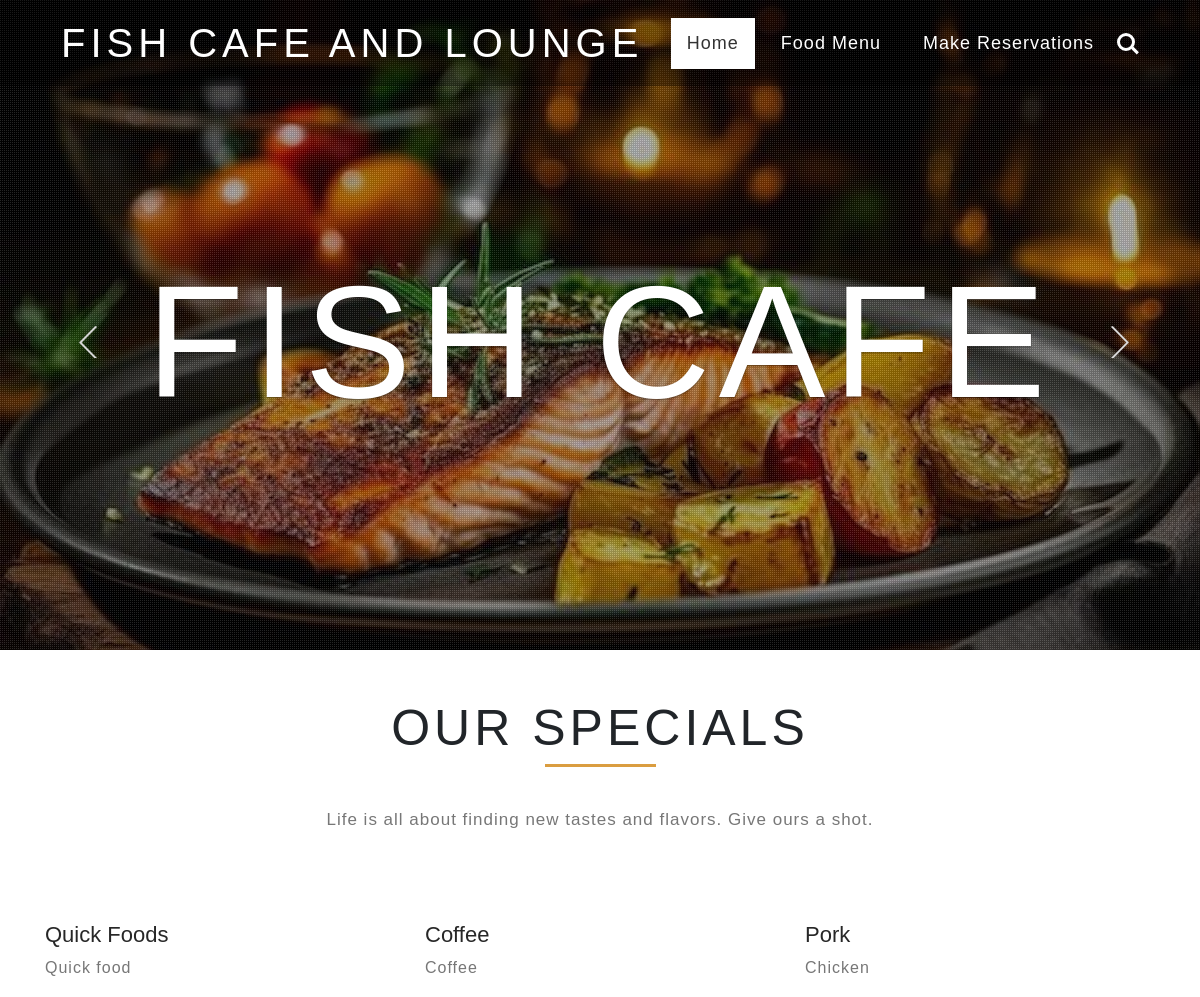
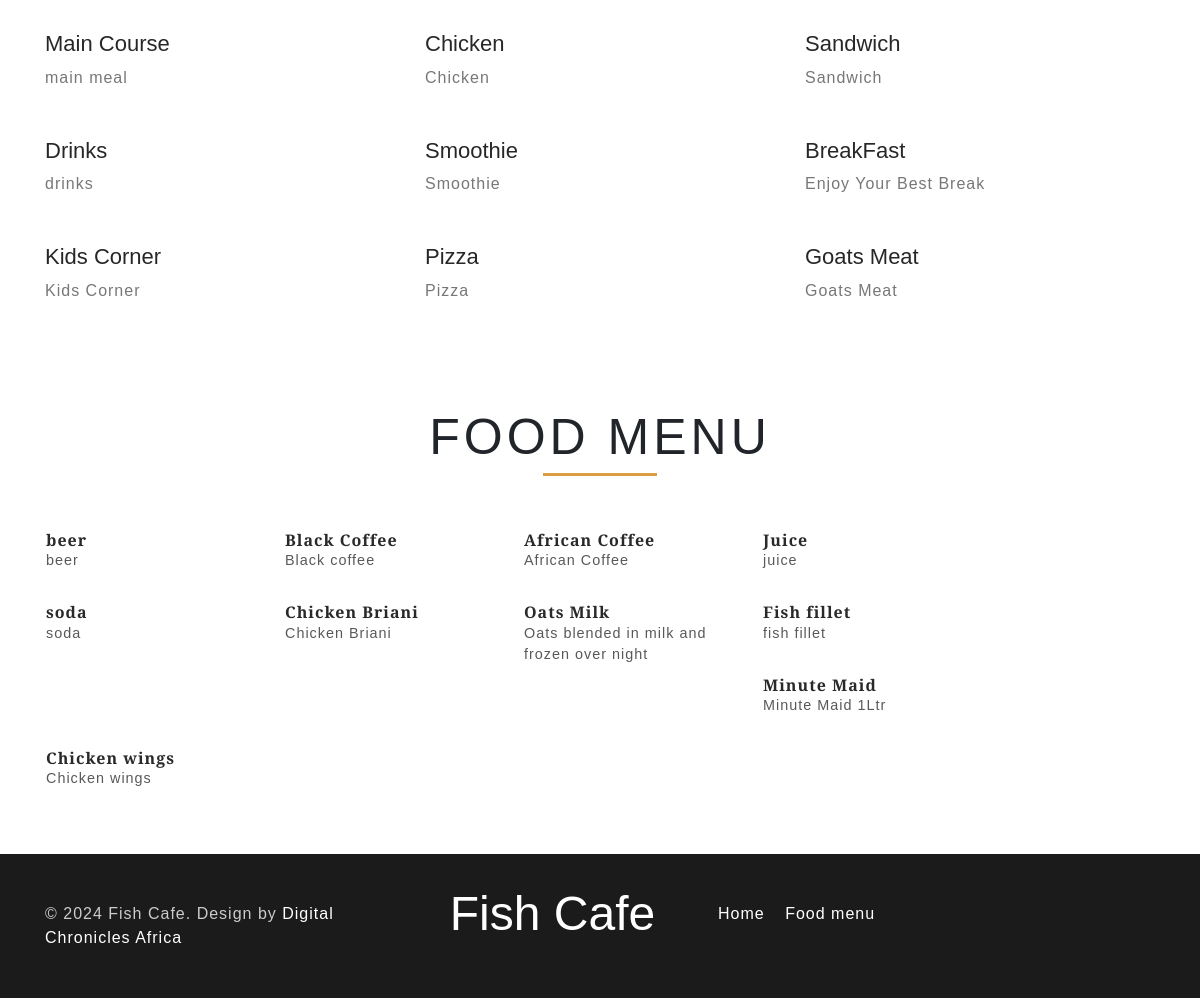
The page / on the database its author committed (2 pictures, top to bottom).
### inventory/models.py (models this page shows, shortened)
class Category(models.Model):
    GROUPING_CHOICES = (
        ("Starter", "Starter"),
        ("Main Dishes", "Main Dishes"),
        ("Desserts & Beverages", "Desserts & Beverages"),
    )
    name = models.CharField(max_length=100)
    description = models.CharField(max_length=100)
    image_url = models.ImageField(blank=True, null=True, upload_to="category_items")
    grouping = models.CharField(max_length=100, choices=GROUPING_CHOICES)

class MenuItem(models.Model):
    category = models.ForeignKey(Category, on_delete=models.CASCADE, related_name="menu_items")
    name = models.CharField(max_length=100)
    description = models.TextField()
    price = models.DecimalField(max_digits=10, decimal_places=2, default=Decimal('0.00'))
    is_available = models.BooleanField(default=True)
    image_url = models.ImageField(blank=True, null=True, upload_to="menu_items")

### web/views.py (the view)
# urls.py: 2. Add a URL to urlpatterns:  path('', views.home, name='home')
def home(request):
    dishes = Category.objects.order_by('?')[:12]
    foods = MenuItem.objects.order_by('?')[:10]
    return render(request, "index.html", {"dishes": dishes, "foods": foods})

### web/templates/index.html
{% extends 'homebase.html' %}
{% block content %}
{% include 'features/slider.html' %}
{% include 'features/aboutus.html' %}
{% include 'features/food.html' %}
{% endblock content %}

### web/templates/features/aboutus.html (shortened to what this page needs)
 {% load static %}
<section class="about py-5">
	<div class="container">
		<h3 class="heading text-center text-uppercase mb-5"> Our Specials </h3>
		<p class="aboutpara text-center">Life is all about finding new tastes and flavors. Give ours a shot. </p>
		<div class="row about_grids mt-5">
			{% for item in dishes %}
			<div class="col-md-4">
				<h3 class="mt-3 my-2 text-capitalize">{{item.name}}</h3>
				<p class="mb-2">{{item.description}}</p>
			</div>
			{% endfor %}
		</div>
	</div>
</section>

### web/templates/features/food.html (shortened to what this page needs)
{% load static %}
<section class="banner_bottom proj py-5">
    <div class="wrap_view">
        <h3 class="heading text-center text-uppercase mb-5"> Food Menu </h3>
        <div class="inner_sec">
            <ul class="portfolio-area">
                {% for item in foods %}
                    <li class="portfolio-item2 mb-2" data-id="id-4" data-type="cat-item-3">
                        <div>
                            <span class="image-block">
                                    <div class="port-info">
                                        <h5>{{item.name}}</h5>
                                        <p>{{item.description}}</p>
                                    </div>
                            </span>
                        </div>
                    </li>
                {% endfor %}
            </ul>
        </div>
    </div>
</section>

### static/css/style.css (style rules this page uses)
body { padding:0; margin:0; background:#fff; position:relative; font-family: 'Alegreya Sans', sans-serif; }
h1,h2,h3,h4,h5,h6 { margin:0; }
p { margin:0; }
ul { margin:0; padding:0; }
.about p.aboutpara { font-size: 17px; letter-spacing: 1px; color: #777; width: 80%; line-height: 28px; margin: 0 auto; }
.about_grids h3 { font-size: 22px; letter-spacing: 0px; color: #272727; }
.about_grids p { font-size: 16px; letter-spacing: 1px; color: #777; }
h1.heading,h2.heading,h3.heading { font-size: 50px; letter-spacing: 4px; position: relative; }
h1.heading:before,h2.heading:before,h3.heading:before { content: ''; background: #da9d40; height: 3px; width: 10%; bottom: -15%; left: 45%; position: absolute; }

### static/css/prettyPhoto.css (style rules this page uses)
.wrap_view { margin: 0 auto; width: 95%; }
.image-block { display: block; position: relative; }
.portfolio-area li { float: left; margin: 0 12px 0px 0; overflow: hidden; width: 288px; }
.port-info { background: #fff; padding: 0.5em 1em; transition: 0.5s all; -webkit-transition: 0.5s all; -moz-transition: 0.5s all; -o-transition: 0.5s all; -ms-transition: 0.5s all; }
.port-info p { font-size: 0.9em; letter-spacing: 2px; color: #595959; }
.port-info h5 { color: #292929; font-size: 1.1em; font-weight: 700; letter-spacing: 1px; margin-top: 0.5em; }
@media (max-width:1440px) { .portfolio-area li { width: 258px; } }
@media (max-width:1366px) { .portfolio-area li { width: 244px; } }
@media (max-width:1280px) { .portfolio-area li { width: 227px; } }
@media (max-width:1280px) { .port-info h5 { font-size: 1em; } }
@media (max-width:1280px) { .port-info p { font-size: 0.9em; letter-spacing: 1px; } }

### rows shown on the page
Category: name "Quick Foods", description "Quick food"
Category: name "Coffee", description "Coffee"
Category: name "Pork", description "Chicken"
Category: name "Main Course", description "main meal"
Category: name "Chicken", description "Chicken"
Category: name "Sandwich", description "Sandwich"
Category: name "Drinks", description "drinks"
Category: name "Smoothie", description "Smoothie"
Category: name "BreakFast", description "Enjoy Your Best Break"
Category: name "Kids Corner", description "Kids Corner"
Category: name "Pizza", description "Pizza"
Category: name "Goats Meat", description "Goats Meat"
MenuItem: name "beer", description "beer"
MenuItem: name "Black Coffee", description "Black coffee"
MenuItem: name "African Coffee", description "African Coffee"
MenuItem: name "Juice", description "juice"
MenuItem: name "soda", description "soda"
MenuItem: name "Chicken Briani", description "Chicken Briani"
MenuItem: name "Oats Milk", description "Oats blended in milk and frozen over night"
MenuItem: name "Fish fillet", description "fish fillet"
MenuItem: name "Minute Maid", description "Minute Maid 1Ltr"
MenuItem: name "Chicken wings", description "Chicken wings"
